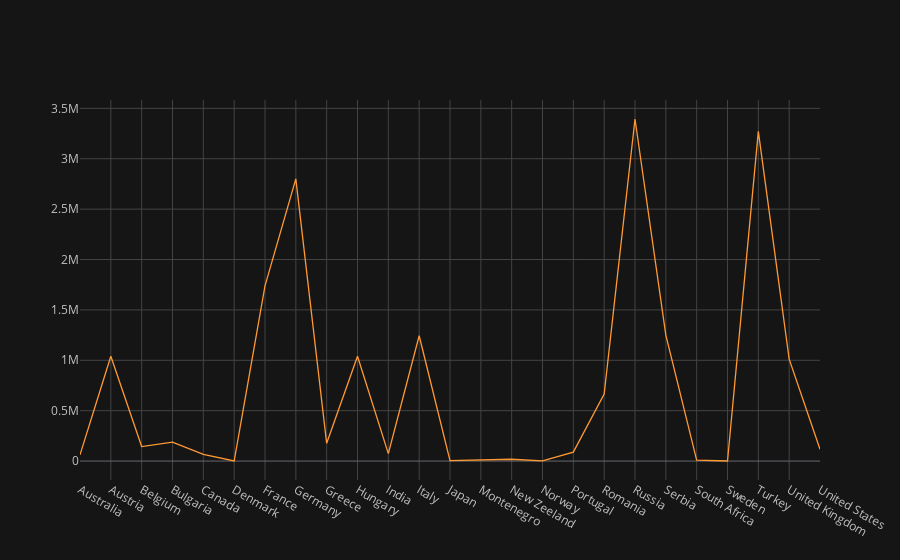

Notebook code for this chart:
### Code cell
country['Deaths'].sum().iplot(kind='scatter')

### Figure 1 — Plotly figure (JSON) as saved in the notebook; plotly's stock layout.template omitted (floating-point values rounded to 4 significant figures)
{"data": [{"line": {"color": "rgba(255, 153, 51, 1.0)", "dash": "solid", "shape": "linear", "width": 1.3}, "mode": "lines", "name": "Deaths", "text": "", "type": "scatter", "uid": "d80b8a49-afcb-42a8-b4fb-c409db9f75df", "x": ["Australia", "Austria", "Belgium", "Bulgaria", "Canada", "Denmark", "France", "Germany", "Greece", "Hungary", "India", "Italy", "Japan", "Montenegro", "New Zeeland", "Norway", "Portugal", "Romania", "Russia", "Serbia", "South Africa", "Sweden", "Turkey", "United Kingdom", "United States"], "y": [62149, 1040600, 144337, 187500, 66996, 700, 1737800, 2800720, 176000, 1040600, 73905, 1243400, 4661, 13325, 18060, 1180, 89235, 665706, 3394369, 1250000, 9726, 800, 3271844, 1011687, 117465]}], "layout": {"legend": {"bgcolor": "#151516", "font": {"color": "#D9D9D9"}}, "paper_bgcolor": "#151516", "plot_bgcolor": "#151516", "title": {"font": {"color": "#D9D9D9"}}, "xaxis": {"gridcolor": "#434343", "showgrid": true, "tickfont": {"color": "#C2C2C2"}, "title": {"font": {"color": "#D9D9D9"}, "text": ""}, "zerolinecolor": "#666570"}, "yaxis": {"gridcolor": "#434343", "showgrid": true, "tickfont": {"color": "#C2C2C2"}, "title": {"font": {"color": "#D9D9D9"}, "text": ""}, "zerolinecolor": "#666570"}}}
